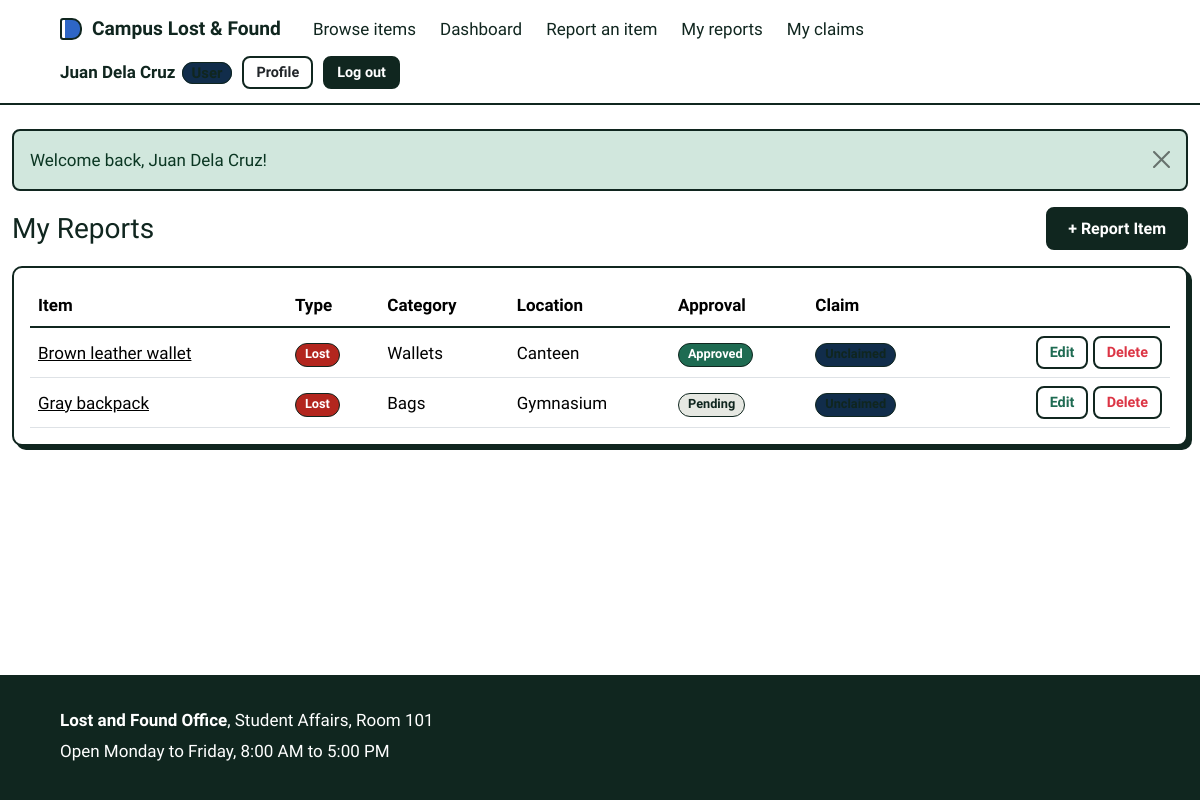
The page /my_items.php (signed in) on the database its author committed.
### tables this page shows
CREATE TABLE items (
    item_id         INT UNSIGNED AUTO_INCREMENT PRIMARY KEY,
    reporter_id     INT UNSIGNED NOT NULL,
    category_id     INT UNSIGNED NOT NULL,
    location_id     INT UNSIGNED NOT NULL,
    report_type     ENUM('Lost','Found') NOT NULL,
    item_name       VARCHAR(120) NOT NULL,
    description     TEXT NOT NULL,
    date_happened   DATE NOT NULL,
    photo_path      VARCHAR(255) NULL,
    claim_status    ENUM('Unclaimed','Claimed') NOT NULL DEFAULT 'Unclaimed',
    approval_status ENUM('Pending','Approved','Rejected') NOT NULL DEFAULT 'Pending',
    created_at      TIMESTAMP NOT NULL DEFAULT CURRENT_TIMESTAMP,
    updated_at      TIMESTAMP NOT NULL DEFAULT CURRENT_TIMESTAMP ON UPDATE CURRENT_TIMESTAMP,
    CONSTRAINT fk_items_reporter FOREIGN KEY (reporter_id) REFERENCES users(user_id)
        ON UPDATE CASCADE ON DELETE CASCADE,
    CONSTRAINT fk_items_category FOREIGN KEY (category_id) REFERENCES categories(category_id)
        ON UPDATE CASCADE ON DELETE RESTRICT,
    CONSTRAINT fk_items_location FOREIGN KEY (location_id) REFERENCES locations(location_id)
        ON UPDATE CASCADE ON DELETE RESTRICT,
    INDEX idx_items_filter (report_type, claim_status, approval_status),
    INDEX idx_items_date (date_happened)
);

CREATE TABLE categories (
    category_id   INT UNSIGNED AUTO_INCREMENT PRIMARY KEY,
    category_name VARCHAR(60) NOT NULL UNIQUE
);

CREATE TABLE locations (
    location_id   INT UNSIGNED AUTO_INCREMENT PRIMARY KEY,
    location_name VARCHAR(100) NOT NULL UNIQUE
);

### my_items.php (the view, shortened to what this page needs)
<?php
require_once __DIR__ . '/includes/functions.php';
$me = current_user();
$s = $pdo->prepare("SELECT i.*, c.category_name, l.location_name FROM items i
    JOIN categories c ON c.category_id=i.category_id JOIN locations l ON l.location_id=i.location_id
    WHERE i.reporter_id = ? ORDER BY i.created_at DESC");
$s->execute([$me['user_id']]);
$rows = $s->fetchAll();
require_once __DIR__ . '/includes/header.php';
?>
<div class="d-flex justify-content-between align-items-center mb-3">
  <h1 class="h3 mb-0">My Reports</h1>
  <a href="<?= url('item_form.php') ?>" class="btn btn-primary">+ Report Item</a>
</div>
<div class="table-responsive card card-body shadow-sm">
<table class="table align-middle mb-0">
  <thead><tr><th>Item</th><th>Type</th><th>Category</th><th>Location</th><th>Approval</th><th>Claim</th><th></th></tr></thead>
  <tbody>
  <?php foreach ($rows as $r): ?>
    <tr>
      <td><a href="<?= url('item_view.php?id=' . (int)$r['item_id']) ?>"><?= e($r['item_name']) ?></a></td>
      <td><?= status_badge($r['report_type']) ?></td>
      <td><?= e($r['category_name']) ?></td>
      <td><?= e($r['location_name']) ?></td>
      <td><?= status_badge($r['approval_status']) ?></td>
      <td><?= status_badge($r['claim_status']) ?></td>
      <td class="text-end text-nowrap">
        <a class="btn btn-sm btn-outline-primary" href="<?= url('item_form.php?id=' . (int)$r['item_id']) ?>">Edit</a>
        <form method="post" class="d-inline" data-confirm="Delete this report permanently?">
          <button class="btn btn-sm btn-outline-danger">Delete</button>
        </form>
      </td>
    </tr>
  <?php endforeach; ?>
  </tbody>
</table>
</div>
<?php require_once __DIR__ . '/includes/footer.php'; ?>

### includes/functions.php (shortened to what this page needs)
<?php
function e($v): string { return htmlspecialchars((string)$v, ENT_QUOTES, 'UTF-8'); }
function url(string $path = ''): string { return BASE_URL . '/' . ltrim($path, '/'); }
function status_badge(string $status): string {
    $map = ['Unclaimed' => 'warning', 'Claimed' => 'success', 'Pending' => 'secondary',
            'Approved' => 'success', 'Rejected' => 'danger', 'Lost' => 'danger', 'Found' => 'primary'];
    return '<span class="badge bg-' . ($map[$status] ?? 'secondary') . '">' . e($status) . '</span>';
}

### assets/css/style.css (style rules this page uses)
:root { --ink: #10261f; --paper: #ffffff; --white: #ffffff; --amber: #2e66c6; --amber-soft: #112d4b; --green: #1e6b52; --green-soft: #d5ebe1; --font-body: "Atkinson Hyperlegible", system-ui, sans-serif; --font-head: "Bricolage Grotesque", "Atkinson Hyperlegible", system-ui, sans-serif; }
* { box-sizing: border-box; }
body { margin: 0; background: var(--paper); color: var(--ink); font-family: var(--font-body); font-size: 1.0625rem; line-height: 1.55; }
h1, h2, h3 { font-family: var(--font-head); line-height: 1.1; margin: 0; }
a { color: inherit; }
.btn { display: inline-block; padding: 10px 20px; border: 2px solid var(--ink); border-radius: 8px; font: 700 1rem var(--font-body); text-align: center; text-decoration: none; cursor: pointer; }
.btn-primary { background: var(--ink); color: var(--white); }
body { min-height: 100vh; display: flex; flex-direction: column; }
.btn-small, .btn-sm { padding: 6px 12px; font-size: .9rem; }
.btn-outline-primary { --bs-btn-color: var(--green); --bs-btn-hover-bg: var(--green); --bs-btn-hover-border-color: var(--green); --bs-btn-hover-color: #fff; --bs-btn-active-bg: var(--green); --bs-btn-active-color: #fff; }
.card { border: 2px solid var(--ink); border-radius: 10px; background: var(--white); }
.shadow-sm { box-shadow: 4px 4px 0 var(--ink) !important; }
.badge { border: 1.5px solid var(--ink); border-radius: 99px; font-weight: 700; padding: .35em .7em; }
.badge.bg-warning { color: var(--ink) !important; background-color: var(--amber-soft) !important; }
.badge.bg-success { background-color: var(--green) !important; }
.badge.bg-danger { background-color: #b3261e !important; }
.badge.bg-secondary { background-color: #e6e8e2 !important; color: var(--ink) !important; }
.table thead th { font-family: var(--font-head); border-bottom: 2px solid var(--ink); white-space: nowrap; }
.table > :not(caption) > * > * { background-color: transparent; }

### rows shown on the page
items: item_name "Brown leather wallet", report_type "Lost Approved", category.category_name "Wallets", location.location_name "Canteen"
items: item_name "Gray backpack", report_type "Lost Pending", category.category_name "Bags", location.location_name "Gymnasium"

### other values the page prints
$user['full_name'] "Juan Dela Cruz"
$f['msg'] "Welcome back, Juan Dela Cruz!"
